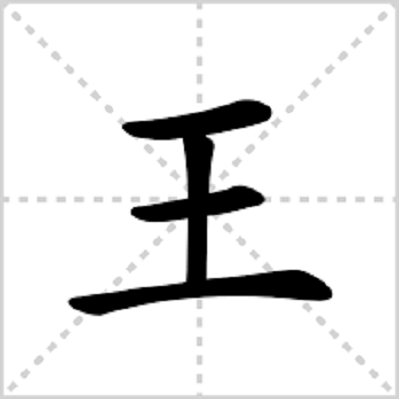
#> input picture data/Handcopied_pictures/17.png, 399 x 399 px
$ python -i '笔画提取及评价.py'   (imports and definitions only)
#> lines starting #> are read from the running program, lines starting #| are printed output that depends on the picture; after the words box and inside, x2 and y2 are one past the last pixel; in counts of white or black regions, pixels touching at a corner belong together
#> further down, picture is the input picture: shape (399, 399, 3); min 0, max 255, mean 230
import cv2
import numpy as np


def calculate_hu_moments(image):
    gray = cv2.cvtColor(image, cv2.COLOR_BGR2GRAY)
    ret, binary = cv2.threshold(gray, 127, 255, cv2.THRESH_BINARY)
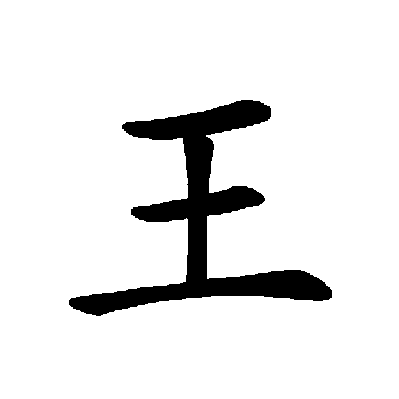
#> binary: shape (399, 399); 91.4% white; 1 black region, box (x1, y1, x2, y2) and area: (69, 100, 332, 316) 13694
    moments = cv2.moments(binary)
#> moments = moments, m00 37104285, centre m10/m00, m01/m00 = (198.5, 197.3)
    hu_moments = cv2.HuMoments(moments)
#> hu_moments = [0.000762, 3.4e-11, 1.95e-14, 8.23e-14, 1.81e-27, -4.04e-19, 2.76e-27]
    hu_moments = -np.sign(hu_moments) * np.log10(np.abs(hu_moments) + np.finfo(float).eps)
#> hu_moments = [3.12, 10.47, 13.7, 13.08, 15.65, -15.65, 15.65]
    return hu_moments.flatten()


# [51 lines left out: functions extract_grid_image, calculate_weighted_sum, not called in this run]


# [5 lines of commented-out code are left out]

>>> import cv2
>>> picture = cv2.imread('data/Handcopied_pictures/17.png')
>>> result = calculate_hu_moments(picture)
#> result = [3.12, 10.47, 13.7, 13.08, 15.65, -15.65, 15.65]

$ run again, on data/Handcopied_pictures/2.png
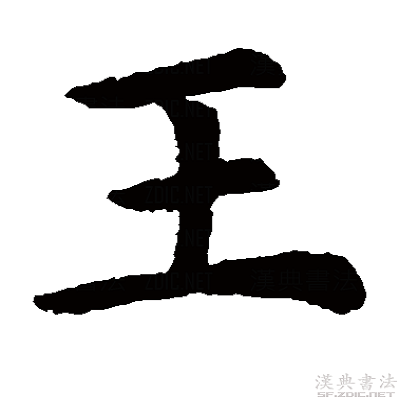
#> input picture data/Handcopied_pictures/2.png, 399 x 399 px
#> picture is the input picture: shape (399, 399, 3); mean B, G, R 209.3, 209.4, 209.9
#> in calculate_hu_moments, `ret, binary = cv2.threshold(gray, 127, 255, cv2.THRESH_BINARY)`:
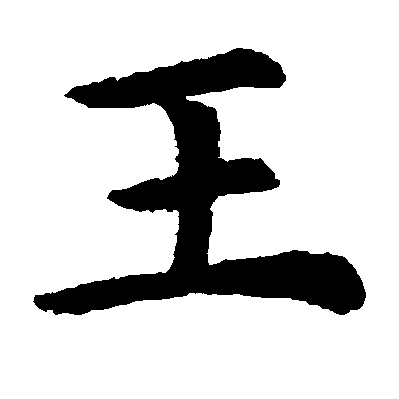
#> binary: shape (399, 399); 82.1% white; 1 black region, box (x1, y1, x2, y2) and area: (33, 48, 366, 315) 28506
#> moments = moments, m00 33327225, centre m10/m00, m01/m00 = (197.8, 199.3)
#> in calculate_hu_moments, `hu_moments = cv2.HuMoments(moments)`: hu_moments = [0.000891, 3.57e-10, 9.98e-13, 6.83e-14, 1.77e-26, 1.17e-18, 2.27e-27]
#> in calculate_hu_moments, `hu_moments = -np.sign(hu_moments) * np.log10(np.abs(hu_moments) + np.f..`: hu_moments = [3.05, 9.45, 12, 13.16, 15.65, 15.65, 15.65]

$ run again, on data/Handcopied_pictures/3.png
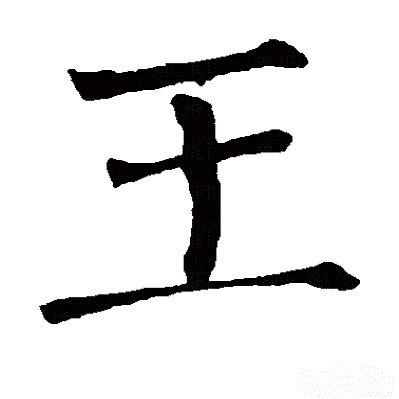
#> input picture data/Handcopied_pictures/3.png, 399 x 399 px
#> picture is the input picture: shape (399, 399, 3); mean B, G, R 226.1, 226.1, 226.4
#> in calculate_hu_moments, `ret, binary = cv2.threshold(gray, 127, 255, cv2.THRESH_BINARY)`:
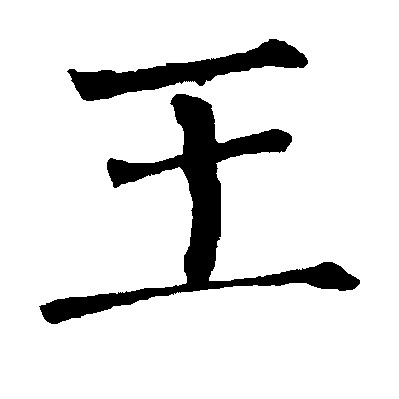
#> binary: shape (399, 399); 88.7% white; 2 black regions, box (x1, y1, x2, y2) and area: (39, 94, 360, 324) 12861, (67, 39, 308, 101) 5180
#> moments = moments, m00 35995800, centre m10/m00, m01/m00 = (199.5, 202.3)
#> in calculate_hu_moments, `hu_moments = cv2.HuMoments(moments)`: hu_moments = [0.000786, 1.56e-10, 1.55e-13, 3.72e-13, -8.91e-26, -4.51e-18, -5.36e-27]
#> in calculate_hu_moments, `hu_moments = -np.sign(hu_moments) * np.log10(np.abs(hu_moments) + np.f..`: hu_moments = [3.1, 9.81, 12.81, 12.43, -15.65, -15.64, -15.65]
